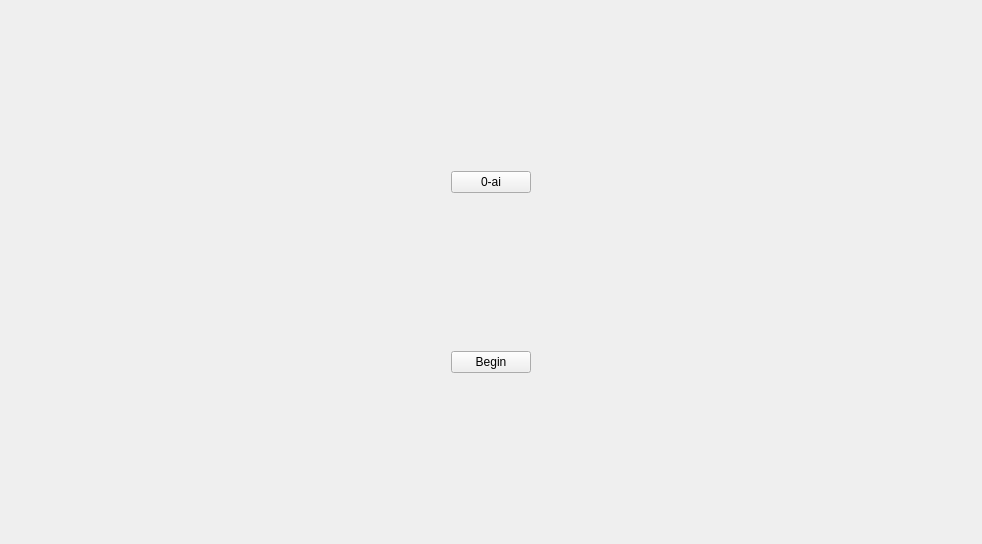
<?xml version="1.0" encoding="UTF-8"?>
<ui version="4.0">
 <class>pvpwidget</class>
 <widget class="QWidget" name="pvpwidget">
  <property name="geometry">
   <rect>
    <x>0</x>
    <y>0</y>
    <width>982</width>
    <height>544</height>
   </rect>
  </property>
  <property name="windowTitle">
   <string>Form</string>
  </property>
  <layout class="QGridLayout" name="gridLayout">
   <item row="0" column="0">
    <spacer name="horizontalSpacer">
     <property name="orientation">
      <enum>Qt::Horizontal</enum>
     </property>
     <property name="sizeHint" stdset="0">
      <size>
       <width>426</width>
       <height>20</height>
      </size>
     </property>
    </spacer>
   </item>
   <item row="0" column="1">
    <widget class="QWidget" name="widget" native="true">
     <layout class="QVBoxLayout" name="verticalLayout">
      <item>
       <spacer name="verticalSpacer">
        <property name="orientation">
         <enum>Qt::Vertical</enum>
        </property>
        <property name="sizeHint" stdset="0">
         <size>
          <width>20</width>
          <height>40</height>
         </size>
        </property>
       </spacer>
      </item>
      <item>
       <layout class="QHBoxLayout" name="horizontalLayout">
        <item>
         <widget class="QPushButton" name="pushButton_2">
          <property name="text">
           <string>0-ai</string>
          </property>
         </widget>
        </item>
       </layout>
      </item>
      <item>
       <spacer name="verticalSpacer_2">
        <property name="orientation">
         <enum>Qt::Vertical</enum>
        </property>
        <property name="sizeHint" stdset="0">
         <size>
          <width>20</width>
          <height>40</height>
         </size>
        </property>
       </spacer>
      </item>
      <item>
       <widget class="QPushButton" name="pushButton">
        <property name="text">
         <string>Begin</string>
        </property>
       </widget>
      </item>
      <item>
       <spacer name="verticalSpacer_3">
        <property name="orientation">
         <enum>Qt::Vertical</enum>
        </property>
        <property name="sizeHint" stdset="0">
         <size>
          <width>20</width>
          <height>40</height>
         </size>
        </property>
       </spacer>
      </item>
     </layout>
    </widget>
   </item>
   <item row="0" column="2">
    <spacer name="horizontalSpacer_2">
     <property name="orientation">
      <enum>Qt::Horizontal</enum>
     </property>
     <property name="sizeHint" stdset="0">
      <size>
       <width>425</width>
       <height>20</height>
      </size>
     </property>
    </spacer>
   </item>
  </layout>
 </widget>
 <resources/>
 <connections/>
</ui>
